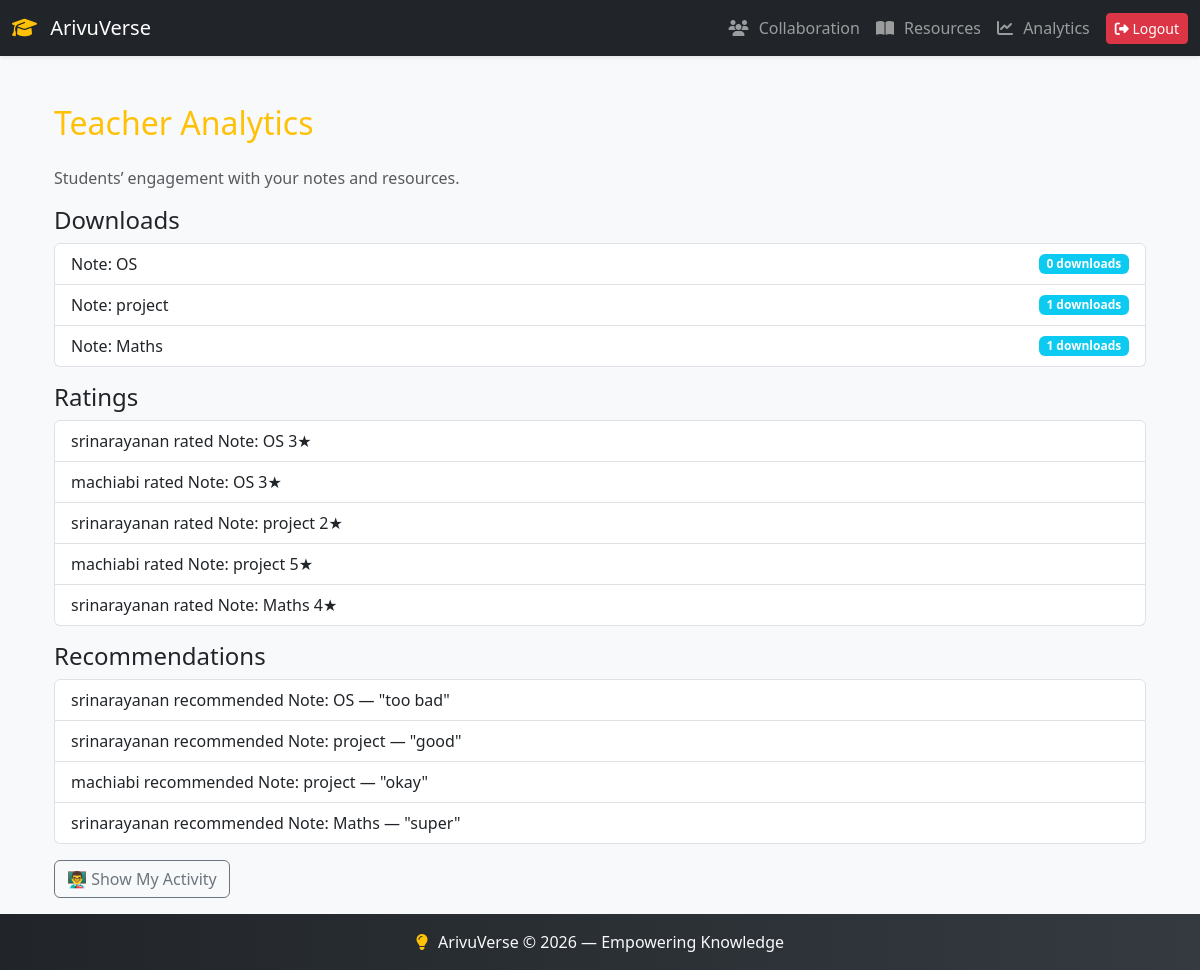
The app's page /analytics/teacher/ (signed in) with its own data.
### resources/models.py (models this page shows, shortened)
class Note(models.Model):
    title = models.CharField(max_length=200)
    topic = models.CharField(max_length=100)
    version = models.IntegerField(default=1)
    file = models.FileField(upload_to='notes/')
    uploaded_by = models.ForeignKey(User, on_delete=models.CASCADE)
    uploaded_at = models.DateTimeField(auto_now_add=True)
    downloads = models.PositiveIntegerField(default=0)   # ✅ new counter field

class Rating(models.Model):
    note = models.ForeignKey(Note, related_name="ratings", on_delete=models.CASCADE, null=True, blank=True)
    resource = models.ForeignKey(StudentResource, related_name="ratings", on_delete=models.CASCADE, null=True, blank=True)
    user = models.ForeignKey(User, on_delete=models.CASCADE)
    value = models.PositiveSmallIntegerField(choices=[(i, i) for i in range(1, 6)])  # 1–5 stars
    created_at = models.DateTimeField(auto_now_add=True)
    class Meta:
        constraints = [
            models.UniqueConstraint(fields=['user', 'note'], name='unique_user_note_rating'),
            models.UniqueConstraint(fields=['user', 'resource'], name='unique_user_resource_rating'),
        ]

class Recommendation(models.Model):
    note = models.ForeignKey(Note, related_name="recommendations", on_delete=models.CASCADE, null=True, blank=True)
    resource = models.ForeignKey(StudentResource, related_name="recommendations", on_delete=models.CASCADE, null=True, blank=True)
    user = models.ForeignKey(User, on_delete=models.CASCADE)
    comment = models.TextField(blank=True)  # optional message like "This note helped me a lot!"
    created_at = models.DateTimeField(auto_now_add=True)
    class Meta:
        constraints = [
            models.UniqueConstraint(fields=['user', 'note'], name='unique_user_note_recommendation'),
            models.UniqueConstraint(fields=['user', 'resource'], name='unique_user_resource_recommendation'),
        ]

### analytics/views.py (the view)
# urls.py: path('teacher/', views.teacher_analytics, name='teacher_analytics'),
@login_required
def teacher_analytics(request):
    my_notes = Note.objects.filter(uploaded_by=request.user)
    ratings = Rating.objects.filter(Q(note__in=my_notes))
    recommendations = Recommendation.objects.filter(Q(note__in=my_notes))
    my_activity = ActivityLog.objects.filter(
        user=request.user,
        action__in=["group_post", "note_upload", "resource_upload", "verification", "login", "logout"]
    ).order_by("-timestamp")[:10]
    return render(request, "analytics/teacher_analytics.html", {
        "my_notes": my_notes,
        "ratings": ratings,
        "recommendations": recommendations,
        "my_activity": my_activity,
    })

### analytics/templates/analytics/teacher_analytics.html (shortened to what this page needs)
{% extends "base.html" %}
{% block content %}
<div class="container mt-4 animate__animated animate__fadeIn">
  <h2 class="mb-4 text-warning">
     Teacher Analytics
  </h2>
  <p class="text-muted">Students’ engagement with your notes and resources.</p>
  <h4> Downloads</h4>
  <ul class="list-group mb-3">
    {% for note in my_notes %}
      <li class="list-group-item d-flex justify-content-between align-items-center">
        Note: {{ note.title }}
        <span class="badge bg-info">{{ note.downloads }} downloads</span>
      </li>
    {% empty %}
      <li class="list-group-item">No notes uploaded yet.</li>
    {% endfor %}
  </ul>
  <h4> Ratings</h4>
  <ul class="list-group mb-3">
    {% for rating in ratings %}
      <li class="list-group-item">
        {% if rating.note %}
          {{ rating.user.username }} rated Note: {{ rating.note.title }} {{ rating.value }}★
        {% endif %}
      </li>
    {% empty %}
      <li class="list-group-item">No ratings yet.</li>
    {% endfor %}
  </ul>
  <h4> Recommendations</h4>
  <ul class="list-group mb-3">
    {% for rec in recommendations %}
      <li class="list-group-item">
        {% if rec.note %}
          {{ rec.user.username }} recommended Note: {{ rec.note.title }} — "{{ rec.comment }}"
        {% endif %}
      </li>
    {% empty %}
      <li class="list-group-item">No recommendations yet.</li>
    {% endfor %}
  </ul>
  <button class="btn btn-outline-secondary mb-3" type="button" data-bs-toggle="collapse" data-bs-target="#teacherActivity" aria-expanded="false" aria-controls="teacherActivity">
    👨‍🏫 Show My Activity
  </button>
</div>
{% endblock %}

### lrhub/templates/base.html (style rules this page uses)
body { font-family: 'Segoe UI', Tahoma, Geneva, Verdana, sans-serif; }

### records on screen
Note: title "OS", downloads "0"
Note: title "project", downloads "1"
Note: title "Maths", downloads "1"
Rating: user.username "srinarayanan", note "OS", value "3"
Rating: user.username "machiabi", note "OS", value "3"
Rating: user.username "srinarayanan", note "project", value "2"
Rating: user.username "machiabi", note "project", value "5"
Rating: user.username "srinarayanan", note "Maths", value "4"
Recommendation: user.username "srinarayanan", note "OS", comment "too bad"
Recommendation: user.username "srinarayanan", note "project", comment "good"
Recommendation: user.username "machiabi", note "project", comment "okay"
Recommendation: user.username "srinarayanan", note "Maths", comment "super"
